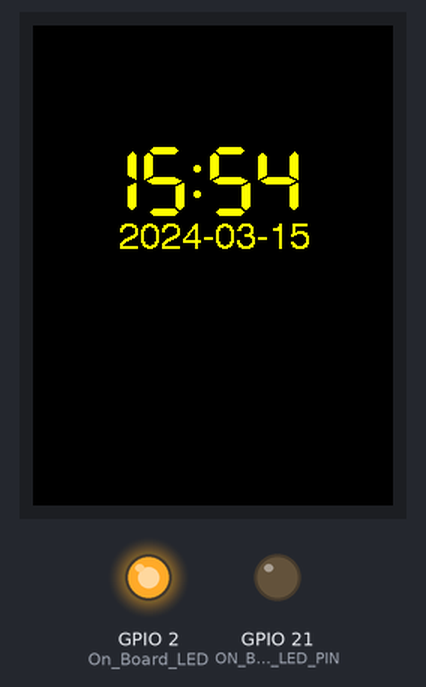
The sketch below on a simulated ESP32. Shown: 240×320 colour display, output pins drawn as LEDs (lit = HIGH). WiFi joins after 1.5 s; servers stay silent unless stated; network time is answered at once with the bench clock; the local clock reads 2024-03-15 10:24:30 at power-on unless the sketch sets it; the Firebase database answers and starts empty; what the sketch prints to the serial monitor is not drawn.

Above: at 1.8 s.
Timing chart, 0 to 3.3 s (numbered marks = the images above):
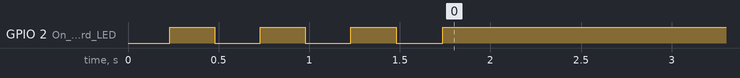

Measured:
- by itself, GPIO 2 (On_Board_LED): alternates HIGH for 0.25 s and LOW for 0.25 s, 6 changes in all, then stays HIGH

The sketch:

smart_clock_code.ino
```cpp
#include <WiFi.h>
#include <Firebase_ESP_Client.h>
//========================================

//======================================== Insert your network credentials.
#define WIFI_SSID "SLT-4G_C9311"
#define WIFI_PASSWORD "sanananda"
//========================================

//Provide the token generation process info.
#include "addons/TokenHelper.h"

//Provide the RTDB payload printing info and other helper functions.
#include "addons/RTDBHelper.h"

// Defines the Digital Pin of the "On Board LED".
#define On_Board_LED 2

// Insert Firebase project API Key
#define API_KEY "AIzaSyCvQRpKu3hI7vB5oBVdHIPpRcbcty0bqVo"

// Insert RTDB URLefine the RTDB URL */
#define DATABASE_URL "https://final-fa3e2-default-rtdb.firebaseio.com/"

#include <NTPClient.h>
#include <WiFiUdp.h>
#include "time.h"

#include <TFT_eSPI.h> // Graphics and font library for ST7735 driver chip
#include <SPI.h>

TFT_eSPI tft = TFT_eSPI();  // Invoke library, pins defined in User_Setup.h

//Define Firebase Data object.
FirebaseData fbdo;

// Define firebase authentication.
FirebaseAuth auth;

// Definee firebase configuration.
FirebaseConfig config;

//======================================== Millis variable to read data from firebase database.
unsigned long sendDataPrevMillis = 0;
const long intervalMillis = 60000; //--> Read data from firebase database every 60 seconds.
const long interval_alarm = 10000;
unsigned long previousMillis = 0;
int totalAlarms = 0;
bool moreAlarms = true;

bool moreTasks = true;
int totalTasks = 0;

const int ON_BOARD_LED_PIN = 21; // GPIO 21 (D2) on ESP32

// Variables to manage LED activation time and duration
bool isLEDEnabled = false;
unsigned long ledActivationTime = 0;
const unsigned long ledDuration = 30000; // LED duration in milliseconds (e.g., 60 seconds)


//========================================

// Boolean variable for sign in status.
bool signupOK = false;

String read_date;
String read_time;

WiFiUDP ntpUDP;
NTPClient timeClient(ntpUDP, "pool.ntp.org");

const long utcOffsetInSeconds = 5 * 3600 + 30 * 60; // Replace YOUR_TIMEZONE_OFFSET with the offset of your time zone in hours


//____________________________ VOID SETUP
void setup() {

  tft.init();
  tft.setRotation(0);
  tft.fillScreen(TFT_BLACK);

  tft.setTextColor(TFT_YELLOW, TFT_BLACK); // Note: the new fonts do not draw the background colour

  // put your setup code here, to run once:

  Serial.begin(115200);
  Serial.println();

  pinMode(On_Board_LED, OUTPUT);
  pinMode(ON_BOARD_LED_PIN, OUTPUT);

  //---------------------------------------- The process of connecting the WiFi on the ESP32 to the WiFi Router/Hotspot.
  WiFi.mode(WIFI_STA);
  WiFi.begin(WIFI_SSID, WIFI_PASSWORD);
  Serial.println("---------------Connection");
  Serial.print("Connecting to : ");
  Serial.println(WIFI_SSID);
  while (WiFi.status() != WL_CONNECTED){
    Serial.print(".");

    digitalWrite(On_Board_LED, HIGH);
    delay(250);
    digitalWrite(On_Board_LED, LOW);
    delay(250);
  }
  digitalWrite(On_Board_LED, LOW);
  Serial.println();
  Serial.print("Successfully connected to : ");
  Serial.println(WIFI_SSID);
  //Serial.print("IP : ");
  //Serial.println(WiFi.localIP());
  Serial.println("---------------");
  //----------------------------------------

  // Assign the api key (required).
  config.api_key = API_KEY;

  // Assign the RTDB URL (required).
  config.database_url = DATABASE_URL;

  // Sign up.
  Serial.println();
  Serial.println("---------------Sign up");
  Serial.print("Sign up new user... ");
  if (Firebase.signUp(&config, &auth, "", "")){
    Serial.println("ok");
    signupOK = true;
  }
  else{
    Serial.printf("%s\n", config.signer.signupError.message.c_str());
  }
  Serial.println("---------------");

  // Assign the callback function for the long running token generation task.
  config.token_status_callback = tokenStatusCallback; //--> see addons/TokenHelper.h

  Firebase.begin(&config, &auth);
  Firebase.reconnectWiFi(true);

  // Initialize and synchronize time using NTP
  configTime(0, 0, "pool.ntp.org", "time.nist.gov");
  timeClient.begin();

}


//____________________________

//____________________________ VOID LOOP
void loop() {
  // put your main code here, to run repeatedly:

  if (Firebase.ready() && signupOK && (millis() - sendDataPrevMillis > intervalMillis || sendDataPrevMillis == 0)){
    sendDataPrevMillis = millis();

    //---------------------------------------- The process of reading data from firebase database.
    Serial.println();
    Serial.println("---------------Get Data");
    digitalWrite(On_Board_LED, HIGH);


    timeClient.update();
    struct tm timeinfo;

    if (!getLocalTime(&timeinfo)) {


      Serial.println("Failed to obtain time");
      return;
    }
    // Adjust time based on the time zone offset
    time_t adjustedTime = mktime(&timeinfo) + utcOffsetInSeconds;
    localtime_r(&adjustedTime, &timeinfo);

    // Format time as a string
    char timeString[50];
    char dateString[50];
    strftime(timeString, sizeof(timeString), "%H:%M", &timeinfo);
    strftime(dateString, sizeof(dateString), "%Y-%m-%d", &timeinfo);

    // Display time on the Serial Monitor
    Serial.print("Current time in your timezone: ");
    Serial.println(timeString);
    //tft.setTextColor(0xFBE0);
    tft.drawRightString(timeString,180,80,7);
    //tft.setTextColor(0xffff);
    tft.drawRightString(dateString,185,130,4);

    while (moreAlarms) {
        String alarmPath = "/Users/kanim/Alarms/alarm" + String(totalAlarms + 1); // Construct path for next alarm node


        if (Firebase.RTDB.getString(&fbdo, alarmPath + "/time")) {
            // If the alarm node exists, increment the totalAlarms count

            totalAlarms++;
        } else {
            // If the alarm node doesn't exist, there are no more alarms
            moreAlarms = false;
        }
    }

    while (moreTasks) {
        String taskPath = "/Users/kanim/Reminders/Reminder" + String(totalTasks + 1); // Construct path for next alarm node

        if (Firebase.RTDB.getString(&fbdo, taskPath + "/date")) {
            // If the alarm node exists, increment the totalAlarms count
            totalTasks++;
        } else {
            // If the alarm node doesn't exist, there are no more alarms
            moreTasks = false;
        }
    }

    for (int i = 1; i <= totalAlarms; ++i) {

      String alarmPath = "/Users/kanim/Alarms/alarm" + String(i);

      if (Firebase.RTDB.getBool(&fbdo, alarmPath + "/isActive")) {
        bool isActive = fbdo.boolData();

        if (Firebase.RTDB.getString(&fbdo, alarmPath + "/time")) {
          String readTime = fbdo.stringData();


          if (isActive && readTime == timeString) {
            Serial.println("Date and time match for Alarm" + String(i));
            //tft.drawRightString("Alarm Time",185,150,3);


            isLEDEnabled = true;
            ledActivationTime = millis();
          }
        }
      }

        else {
          Serial.println(fbdo.errorReason());
    }
    }

    for (int i = 1; i <= totalTasks; ++i){

      String taskPath = "/Users/kanim/Reminders/Reminder" + String(i);

      if (Firebase.RTDB.getString(&fbdo, taskPath + "/date")) {
        String taskDate = fbdo.stringData();


        if (Firebase.RTDB.getString(&fbdo, taskPath + "/reminderText")) {
          String taskText = fbdo.stringData();


          if (taskDate == dateString) {

            //Serial.println("Time of task" + String(i) + " is "+taskTime);
            Serial.println("Your reminder is "+taskText);
            tft.drawRightString(taskText,140,150,4);

          }


          }
        }
        delay(5000);
    }


    Serial.println();

    digitalWrite(On_Board_LED, LOW);
    Serial.println("---------------");
    //----------------------------------------
  }

  if (isLEDEnabled) {
    unsigned long currentTime = millis();
    if (currentTime - ledActivationTime < ledDuration) {
      digitalWrite(ON_BOARD_LED_PIN, HIGH);
    }
    else {
      digitalWrite(ON_BOARD_LED_PIN, LOW);
      isLEDEnabled = false;
    }
    }
}

//%H:%M:%S
```
